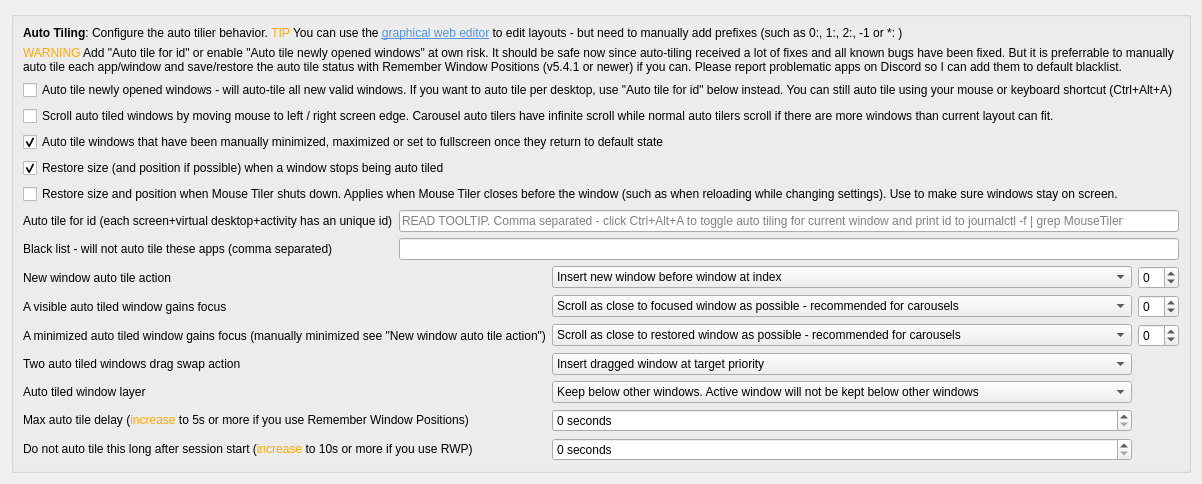
     <widget class="QWidget" name="tab_autoTile">
      <attribute name="icon">
       <iconset theme="process-working"/>
      </attribute>
      <attribute name="title">
       <string>Auto Tiling</string>
      </attribute>
      <layout class="QVBoxLayout" name="verticalLayout_25">
       <item>
        <widget class="QGroupBox" name="groupBox_16">
         <property name="title">
          <string/>
         </property>
         <layout class="QVBoxLayout" name="verticalLayout_27">
          <item>
           <widget class="QLabel" name="label_74">
            <property name="text">
             <string>&lt;html&gt;&lt;head/&gt;&lt;body&gt;&lt;p&gt;&lt;span style=&quot; font-weight:700;&quot;&gt;Auto Tiling&lt;/span&gt;: Configure the auto tilier behavior. &lt;span style=&quot; color:#ffaa00;&quot;&gt;TIP&lt;/span&gt; You can use the &lt;a href=&quot;https://rxweb.epizy.com/mousetiler/editor.html&quot;&gt;&lt;span style=&quot; text-decoration: underline; color:#5294e2;&quot;&gt;graphical web editor&lt;/span&gt;&lt;/a&gt; to edit layouts - but need to manually add prefixes (such as 0:, 1:, 2:, -1 or *: )&lt;/p&gt;&lt;/body&gt;&lt;/html&gt;</string>
            </property>
            <property name="openExternalLinks">
             <bool>true</bool>
            </property>
           </widget>
          </item>
          <item>
           <widget class="QLabel" name="label_91">
            <property name="text">
             <string>&lt;html&gt;&lt;head/&gt;&lt;body&gt;&lt;p&gt;&lt;span style=&quot; color:#ffaa00;&quot;&gt;WARNING&lt;/span&gt; Add &amp;quot;Auto tile for id&amp;quot; or enable &amp;quot;Auto tile newly opened windows&amp;quot; at own risk. It should be safe now since auto-tiling received a lot of fixes and all known bugs have been fixed. But it is preferrable to manually auto tile each app/window and save/restore the auto tile status with Remember Window Positions (v5.4.1 or newer) if you can. Please report problematic apps on Discord so I can add them to default blacklist.&lt;/p&gt;&lt;/body&gt;&lt;/html&gt;</string>
            </property>
            <property name="wordWrap">
             <bool>true</bool>
            </property>
           </widget>
          </item>
          <item>
           <widget class="QCheckBox" name="kcfg_autoTileNewWindows">
            <property name="text">
             <string>Auto tile newly opened windows - will auto-tile all new valid windows. If you want to auto tile per desktop, use &quot;Auto tile for id&quot; below instead. You can still auto tile using your mouse or keyboard shortcut (Ctrl+Alt+A)</string>
            </property>
           </widget>
          </item>
          <item>
           <widget class="QCheckBox" name="kcfg_autoTilerEdgeScroll">
            <property name="text">
             <string>Scroll auto tiled windows by moving mouse to left / right screen edge. Carousel auto tilers have infinite scroll while normal auto tilers scroll if there are more windows than current layout can fit.</string>
            </property>
           </widget>
          </item>
          <item>
           <widget class="QCheckBox" name="kcfg_autoTileMinimizedMaximized">
            <property name="text">
             <string>Auto tile windows that have been manually minimized, maximized or set to fullscreen once they return to default state</string>
            </property>
            <property name="checked">
             <bool>true</bool>
            </property>
           </widget>
          </item>
          <item>
           <widget class="QCheckBox" name="kcfg_autoTileRestoreSize">
            <property name="text">
             <string>Restore size (and position if possible) when a window stops being auto tiled</string>
            </property>
            <property name="checked">
             <bool>true</bool>
            </property>
           </widget>
          </item>
          <item>
           <widget class="QCheckBox" name="kcfg_autoTileRestoreSizeAndPosition">
            <property name="text">
             <string>Restore size and position when Mouse Tiler shuts down. Applies when Mouse Tiler closes before the window (such as when reloading while changing settings). Use to make sure windows stay on screen.</string>
            </property>
           </widget>
          </item>
          <item>
           <layout class="QFormLayout" name="formLayout_9">
            <item row="1" column="1">
             <widget class="QLineEdit" name="kcfg_autoTileBlacklist"/>
            </item>
            <item row="1" column="0">
             <widget class="QLabel" name="label_90">
              <property name="text">
               <string>Black list - will not auto tile these apps (comma separated)</string>
              </property>
             </widget>
            </item>
            <item row="0" column="0">
             <widget class="QLabel" name="label_103">
              <property name="text">
               <string>Auto tile for id (each screen+virtual desktop+activity has an unique id)</string>
              </property>
             </widget>
            </item>
            <item row="0" column="1">
             <widget class="QLineEdit" name="kcfg_autoTileIds">
              <property name="toolTip">
               <string>&lt;html&gt;&lt;head/&gt;&lt;body&gt;&lt;p&gt;Will auto tile new windows on the desktop with specified id even if &amp;quot;Auto tile newly opened windows&amp;quot; is not enabled.&lt;/p&gt;&lt;p&gt;Click Ctrl+Alt+A to toggle auto tiling for current window and print id to logs. Check logs by running this command in a terminal/konsole:&lt;/p&gt;&lt;p&gt;journalctl -f | grep MouseTiler&lt;/p&gt;&lt;p&gt;Copy the ids here. Add multiple ids by separating them by a comma.&lt;/p&gt;&lt;p&gt;Each screen + virtual desktop + activity have their own unique id (screen name + desktop id + activity id smashed together into a long string).&lt;/p&gt;&lt;p&gt;&lt;span style=&quot; font-weight:700;&quot;&gt;Example &lt;/span&gt;(2 ids, one on screen HDMI-A-1 and one on DP-1):&lt;/p&gt;&lt;p&gt;HDMI-A-11a35dac2-5432-4011-c65f-e36d11c00345f436e08c-e9df-438e-3d74-401cb56dd6bb,DP-16c35dac2-7955-4053-a66b-e36d11c00345f436e08c-e9df-438e-3d74-401cb56dd6bb&lt;/p&gt;&lt;/body&gt;&lt;/html&gt;</string>
              </property>
              <property name="placeholderText">
               <string>READ TOOLTIP. Comma separated - click Ctrl+Alt+A to toggle auto tiling for current window and print id to journalctl -f | grep MouseTiler</string>
              </property>
             </widget>
            </item>
           </layout>
          </item>
          <item>
           <layout class="QGridLayout" name="gridLayout_4">
            <item row="0" column="0">
             <widget class="QLabel" name="label_76">
              <property name="text">
               <string>New window auto tile action</string>
              </property>
             </widget>
            </item>
            <item row="1" column="1">
             <widget class="QComboBox" name="kcfg_autoTileFocusAction">
              <property name="sizePolicy">
               <sizepolicy hsizetype="MinimumExpanding" vsizetype="Fixed">
                <horstretch>0</horstretch>
                <verstretch>0</verstretch>
               </sizepolicy>
              </property>
              <item>
               <property name="text">
                <string>Scroll as close to focused window as possible - recommended for carousels</string>
               </property>
              </item>
              <item>
               <property name="text">
                <string>Insert focused window at index</string>
               </property>
              </item>
              <item>
               <property name="text">
                <string>Insert focused window at index - ignore primary</string>
               </property>
              </item>
              <item>
               <property name="text">
                <string>Swap place with window at index</string>
               </property>
              </item>
              <item>
               <property name="text">
                <string>Swap place with window at index - ignore primary</string>
               </property>
              </item>
              <item>
               <property name="text">
                <string>Do nothing</string>
               </property>
              </item>
             </widget>
            </item>
            <item row="0" column="1">
             <widget class="QComboBox" name="kcfg_autoTileWindowAction">
              <property name="sizePolicy">
               <sizepolicy hsizetype="MinimumExpanding" vsizetype="Fixed">
                <horstretch>0</horstretch>
                <verstretch>0</verstretch>
               </sizepolicy>
              </property>
              <item>
               <property name="text">
                <string>Insert new window before window at index</string>
               </property>
              </item>
              <item>
               <property name="text">
                <string>Insert new window after window at index</string>
               </property>
              </item>
             </widget>
            </item>
            <item row="6" column="0">
             <widget class="QLabel" name="label_79">
              <property name="text">
               <string>&lt;html&gt;&lt;head/&gt;&lt;body&gt;&lt;p&gt;Do not auto tile this long after session start (&lt;span style=&quot; color:#ffaa00;&quot;&gt;increase&lt;/span&gt; to 10s or more if you use RWP)&lt;/p&gt;&lt;/body&gt;&lt;/html&gt;</string>
              </property>
             </widget>
            </item>
            <item row="1" column="0">
             <widget class="QLabel" name="label_78">
              <property name="text">
               <string>A visible auto tiled window gains focus</string>
              </property>
             </widget>
            </item>
            <item row="5" column="1">
             <widget class="QSpinBox" name="kcfg_maxAutoTileDelay">
              <property name="sizePolicy">
               <sizepolicy hsizetype="MinimumExpanding" vsizetype="Fixed">
                <horstretch>0</horstretch>
                <verstretch>0</verstretch>
               </sizepolicy>
              </property>
              <property name="suffix">
               <string> seconds</string>
              </property>
              <property name="maximum">
               <number>60</number>
              </property>
             </widget>
            </item>
            <item row="2" column="0">
             <widget class="QLabel" name="label_89">
              <property name="text">
               <string>A minimized auto tiled window gains focus (manually minimized see &quot;New window auto tile action&quot;)</string>
              </property>
             </widget>
            </item>
            <item row="0" column="2">
             <widget class="QSpinBox" name="kcfg_autoTileWindowIndex">
              <property name="minimum">
               <number>-1</number>
              </property>
              <property name="maximum">
               <number>16</number>
              </property>
             </widget>
            </item>
            <item row="5" column="0">
             <widget class="QLabel" name="label_75">
              <property name="text">
               <string>&lt;html&gt;&lt;head/&gt;&lt;body&gt;&lt;p&gt;Max auto tile delay (&lt;span style=&quot; color:#ffaa00;&quot;&gt;increase&lt;/span&gt; to 5s or more if you use Remember Window Positions)&lt;/p&gt;&lt;/body&gt;&lt;/html&gt;</string>
              </property>
             </widget>
            </item>
            <item row="3" column="0">
             <widget class="QLabel" name="label_77">
              <property name="text">
               <string>Two auto tiled windows drag swap action</string>
              </property>
             </widget>
            </item>
            <item row="3" column="1">
             <widget class="QComboBox" name="kcfg_autoTileDragSwapAction">
              <property name="sizePolicy">
               <sizepolicy hsizetype="MinimumExpanding" vsizetype="Fixed">
                <horstretch>0</horstretch>
                <verstretch>0</verstretch>
               </sizepolicy>
              </property>
              <property name="currentIndex">
               <number>0</number>
              </property>
              <item>
               <property name="text">
                <string>Insert dragged window at target priority</string>
               </property>
              </item>
              <item>
               <property name="text">
                <string>Swap places</string>
               </property>
              </item>
             </widget>
            </item>
            <item row="6" column="1">
             <widget class="QSpinBox" name="kcfg_maxAutoTileDelaySessionStart">
              <property name="sizePolicy">
               <sizepolicy hsizetype="MinimumExpanding" vsizetype="Fixed">
                <horstretch>0</horstretch>
                <verstretch>0</verstretch>
               </sizepolicy>
              </property>
              <property name="suffix">
               <string> seconds</string>
              </property>
              <property name="maximum">
               <number>60</number>
              </property>
             </widget>
            </item>
            <item row="2" column="1">
             <widget class="QComboBox" name="kcfg_autoTileMinimizedFocusAction">
              <property name="sizePolicy">
               <sizepolicy hsizetype="MinimumExpanding" vsizetype="Fixed">
                <horstretch>0</horstretch>
                <verstretch>0</verstretch>
               </sizepolicy>
              </property>
              <item>
               <property name="text">
                <string>Scroll as close to restored window as possible - recommended for carousels</string>
               </property>
              </item>
              <item>
               <property name="text">
                <string>Insert restored window before window at index</string>
               </property>
              </item>
              <item>
               <property name="text">
                <string>Swap place with window at index</string>
               </property>
              </item>
             </widget>
            </item>
            <item row="2" column="2">
             <widget class="QSpinBox" name="kcfg_autoTileMinimizedFocusIndex">
              <property name="minimum">
               <number>-1</number>
              </property>
              <property name="maximum">
               <number>16</number>
              </property>
             </widget>
            </item>
            <item row="1" column="2">
             <widget class="QSpinBox" name="kcfg_autoTileFocusIndex">
              <property name="minimum">
               <number>-1</number>
              </property>
              <property name="maximum">
               <number>16</number>
              </property>
             </widget>
            </item>
            <item row="4" column="0">
             <widget class="QLabel" name="label_98">
              <property name="text">
               <string>Auto tiled window layer</string>
              </property>
             </widget>
            </item>
            <item row="4" column="1">
             <widget class="QComboBox" name="kcfg_autoTileLayer">
              <item>
               <property name="text">
                <string>Keep below other windows. Active window will not be kept below other windows</string>
               </property>
              </item>
              <item>
               <property name="text">
                <string>Keep below other windows</string>
               </property>
              </item>
              <item>
               <property name="text">
                <string>Keep in normal layer (might put auto-tiled windows on top when scrolling)</string>
               </property>
              </item>
              <item>
               <property name="text">
                <string>Keep above other windows</string>
               </property>
              </item>
             </widget>
            </item>
           </layout>
          </item>
         </layout>
        </widget>
       </item>
       <item>
        <spacer name="verticalSpacer_7">
         <property name="orientation">
          <enum>Qt::Vertical</enum>
         </property>
         <property name="sizeHint" stdset="0">
          <size>
           <width>0</width>
           <height>0</height>
          </size>
         </property>
        </spacer>
       </item>
      </layout>
     </widget>
